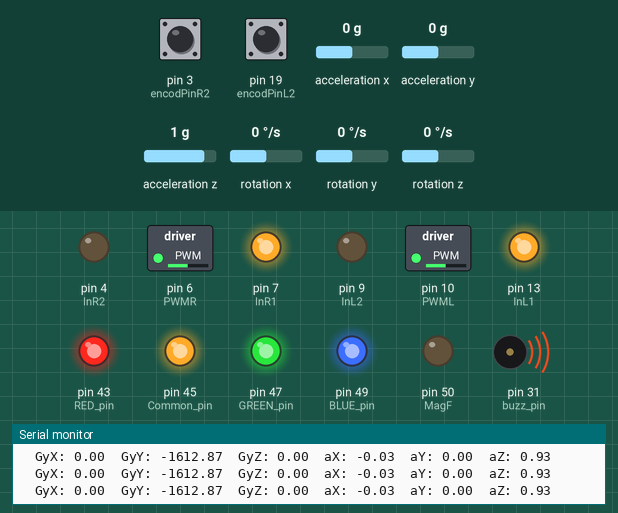
Simulated run of this sketch. Board: Arduino Mega 2560, built with avr-gcc and run on an emulated ATmega2560. On the bench: switched loads named in the sketch (green lamp = pin HIGH), output pins drawn as LEDs (lit = HIGH), buzzer (waves = sounding, pin HIGH), the last lines printed to the serial monitor. Wiring (inferred from the names in the program): MPU-6050 motion sensor at I2C address 0x68. Inputs (shaded band) come from the test bench; at power-on: acceleration z 1 g, acceleration x 0 g, pin 3 (encodPinR2) HIGH, pin 19 (encodPinL2) HIGH, acceleration y 0 g, rotation x 0 °/s, rotation y 0 °/s, rotation z 0 °/s.

Above: at 1.2 s.
1.3 s: acceleration z set to 0.8 g
At 4.02 s:
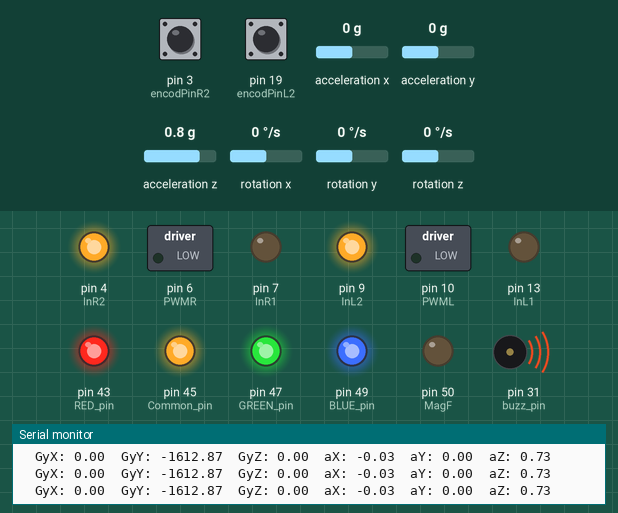
4.3 s: acceleration x set to 0.8 g
At 4.43 s:
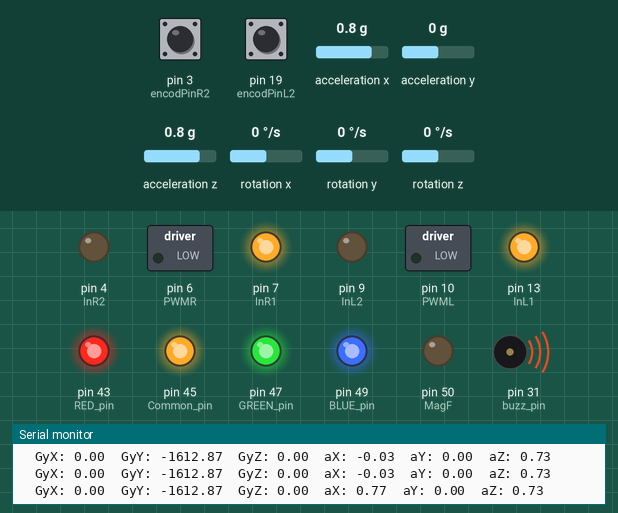
6.0 s: acceleration x set to -1.4 g
At 8.0 s:
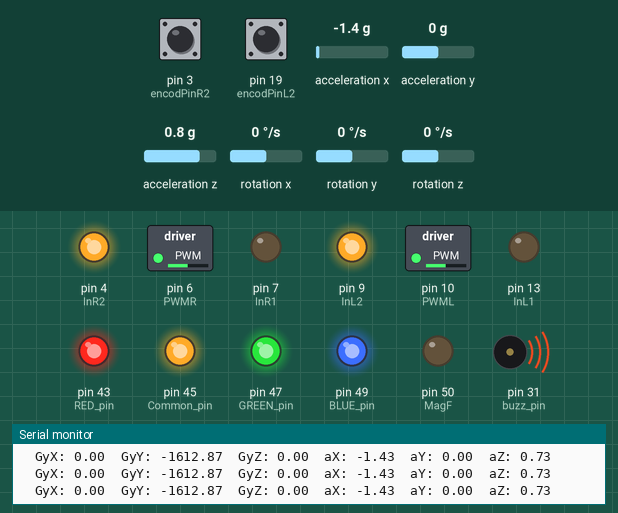
Timing chart, 0 to 9.5 s (numbered marks = the images above; inputs shaded):
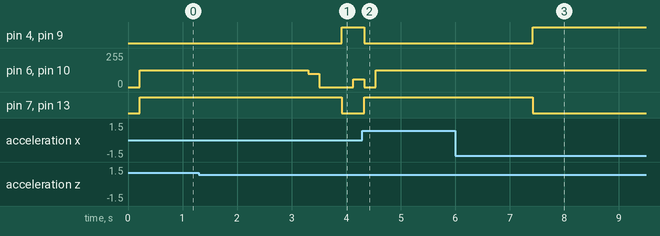

The sketch:

saturday.ino.ino
```cpp
//#include <Arduino.h>
//#include <SoftwareSerial.h>

#include <avr/io.h>
#include <avr/interrupt.h>
#include "I2Cdev.h"
//#include "MPU6050.h"
#if I2CDEV_IMPLEMENTATION == I2CDEV_ARDUINO_WIRE
    #include "Wire.h"
#endif
#ifdef abs
#undef abs
#endif

#define abs(x) ((x)>0?(x):-(x))
#define PI 3.1415926535897932384626433832795
const int MPU = 0x68; // MPU6050 I2C address
//MPU6050 accelgyro;

volatile int tot_overflow;
volatile int timer1Flag = 0;
//const int pinA =  3;

float init_time;
float dt2=20;
//#define rxPin 0
//#define txPin 1
float ax, ay, az;
float gx, gy, gz;
float yax, yay, yaz, ygx, ygy, ygz;
int f_cut = 5;
int n = 1;
float gxPrevious,gyPrevious,gzPrevious;
float ygx_prev, ygy_prev , ygz_prev , yax_prev ,yay_prev ,yaz_prev;
float roll,roll_prev,pitch,pitch_prev,yaw,omega;
float prev_lqr_torque,lqr_torque,torque;
float I_b = 0.0048167;
float x,x_dot,prev_x;
float theta,theta_dot,prev_theta;


//float k1=40.2370,  k2= 50.6292,k3=  -2000.5476,k4=   -50.7686;
//float k1=0.2370,  k2= -0.6292,  k3=  -900.00,  k4=   -0.0;
 //1.00000     0.51360  -105.28663    -7.34284
//float k1=-1.00000, k2=5.58,k3 = -15,k4= - 80.42088;
//float k1 = 31.623,   k2= 36.828, k3= -271.756,k4 =  -33.752;
//float k1 = 100.00, k2 =   109.09, k3= -1160.62,k4 =   -317.17;
//float k1 = 31.6228,k2=    12.8456,k3=  -134.2097,k4=    -8.2903;
//float k1 = 0.67316,k2=   -3.71111,k3=  -15.26510,k4=   -1.27307;
//float k1 = 0.086452,k2 = -1.228377,k3 =  -5.584156,k4=  -0.419026;
//float k1 = 0.25660,k2 = 1.66943,k3 = -6.05484,k4 = -0.55911;
//float k1 = 0.18126,k2 = -1.69480,k3 = -6.15988,k4 = -0.56176;
//float k1 =0.18126,k2 =-1.6948,k3 =-6.1599,k4 =-0.56176;
//float k1 =0.18287,k2 =-1.6138,k3 =-4.7406,k4 =-0.52045;
//float k1 =0.25887,k2 =-1.5836,k3 =-4.6478,k4 =-0.51804;
//float k1 =0.27322,k2 =0.1746,k3 =-4.2593,k4 =-0.00151;
//float k1 =0.27322,k2 =1.1746,k3 =-4.2593,k4 =-0.40151;
//float k1 =0.26943,k2 =1.2607,k3 =-5.3147,k4 =-0.43766;
float k1 =1,k2 =0.1129,k3 =-27,k4 =-1.5;
//float k1 =0.31623,k2 =0.079211,k3 =-5.8701,k4 =-0.48543;
//float k1 =1,k2 =0.57943,k3 =-6.8103,k4 =-1.0958;
float prev_time; //= millis();
float radius = 0.065/2.0, oneRevTicks = 270.0;
#define OUTPUT_READABLE_ACCELGYRO

//SoftwareSerial xbee =  SoftwareSerial(rxPin, txPin);


/*Team ID: 336
 * Team Members: Manish Dsilva, Amogh Zare, Pritam Mane, Kimaya Desai
 *
 */
 //Macros
#define MagF            50                     // electromagnet pin
#define buzz_pin        31                     // Buzzer pin
#define RED_pin         43                     //LED Pin
#define Common_pin      45                     //LED Pin
#define GREEN_pin       47                     //LED Pin
#define BLUE_pin        49                     //LED Pin
#define InL1            13                      // motor pin
#define PWML            10                      // PWM motor pin
#define InL2            9                       // motor pin
#define InR1            7                       // motor pin
#define PWMR            6                       // PWM motor pin
#define InR2            4                       // motor pin

//Global Variables
int received;
int analogX;
int analogY;

#define encodPinR1      2                       // encoder A pin
#define encodPinR2      3                       // encoder B pin
#define encodPinL1      18                       // encoder A pin
#define encodPinL2      19                       // encoder B pin

#define LOOPTIME        100                     // PID loop time
#define FORWARD         1                       // direction of rotation
#define BACKWARD        2                       // direction of rotation
#define RIGHTWARD       3                       // direction of rotation
#define LEFTWARD        4                       // direction of rotation

unsigned long lastMilli = 0;                    // loop timing
unsigned long lastMilliPrint = 0;               // loop timing
volatile int count_r = 0;                                 // right rotation counter
volatile int countInit_r;
volatile int count_l = 0;                                 // left rotation counter
volatile int countInit_l;
volatile int tickNumber = 0;
volatile boolean run_r = false;                                     // motor moves
volatile boolean run_l = false;


/*
 * motor_init(): To initialize motor pins
 * MAG_init(): To initialize Electromagnet Pins
 * LED_init(): To initialize the LED pins
 * BUZZ_init(): Buzzer initialization
 */
void setup() {
 Serial.begin(9600);
 motor_init();
 MAG_init();
 LED_init();
 BUZZ_init();
 accel_init();
 timer1_init();

 //pinMode(rxPin, INPUT);
 //pinMode(txPin, OUTPUT);
 //xbee.begin(19200);

}

void timer1_init()
{
    // set up timer with prescaler = 8
    TCCR1B |= (1 << CS11);
    //TCNT1 = 45536; //10ms
    TCNT1 = 51536; //7ms
    // TCNT1H = 0xC9;
    // TCNT1L = 0x50;
    // enable overflow interrupt
    TIMSK1 |= (1 << TOIE1);
    sei();
    tot_overflow = 0;
}

/*
 * Input: None
 * Output: None
 * Description: accelerometer Initialization
 * parameters: None
 */
void accel_init()
{
    //#if I2CDEV_IMPLEMENTATION == I2CDEV_ARDUINO_WIRE
    //Wire.begin();
    //#elif I2CDEV_IMPLEMENTATION == I2CDEV_BUILTIN_FASTWIRE
    //    Fastwire::setup(400, true);
    //#endif
   // Wire.beginTransmission(MPU);       // Start communication with MPU6050 // MPU=0x68
  //  Wire.write(0x6B);                  // Talk to the register 6B
   // Wire.write(0x00);                  // Make reset - place a 0 into the 6B register
    //Wire.write(0x1F);                  //register for gy;
    //Wire.write(0x05);
   // Wire.endTransmission(true);        //end the transmission

   // Wire.setClock(400000UL);
   // delay(100);


    // initialize device
    //Serial.println("Initializing I2C devices...");
    //accelgyro.initialize();

    Wire.begin();                      // Initialize comunication
  Wire.beginTransmission(MPU);       // Start communication with MPU6050 // MPU=0x68
  Wire.write(0x6B);                  // Talk to the register 6B
  Wire.write(0x00);                  // Make reset - place a 0 into the 6B register
  //Wire.write(0x1F);                  //register for gy;
  //Wire.write(0x05);
  Wire.endTransmission(true);        //end the transmission

}

void LED_init(){
    pinMode(RED_pin, OUTPUT);
    pinMode(Common_pin, OUTPUT);
    pinMode(GREEN_pin, OUTPUT);
    pinMode(BLUE_pin, OUTPUT);

    digitalWrite(RED_pin, HIGH);
    digitalWrite(Common_pin, HIGH);
    digitalWrite(GREEN_pin, HIGH);
    digitalWrite(BLUE_pin, HIGH);
}

/*
 * Input: None
 * Output: None
 * Description: Buzzer Initialization
 * parameters: None
 */
void BUZZ_init(){
    pinMode(buzz_pin, OUTPUT);
    digitalWrite(buzz_pin, HIGH);
}

/*
 * Input: None
 * Output: None
 * Description: Motor Initialization
 * parameters: None
 */
void motor_init(void)
{
 pinMode(InR1, OUTPUT);
 pinMode(InR2, OUTPUT);
 pinMode(PWMR, OUTPUT);
 pinMode(InL1, OUTPUT);
 pinMode(InL2, OUTPUT);
 pinMode(PWML, OUTPUT);

 pinMode(encodPinR1, INPUT);
 pinMode(encodPinR2, INPUT);
 pinMode(encodPinL1, INPUT);
 pinMode(encodPinL2, INPUT);

 digitalWrite(encodPinR1, HIGH);                      // turn on pullup resistor
 digitalWrite(encodPinR2, HIGH);
 digitalWrite(encodPinL1, HIGH);                      // turn on pullup resistor
 digitalWrite(encodPinL2, HIGH);

 attachInterrupt(1, rencoder, RISING);               // arduino pin 3
 attachInterrupt(4, lencoder, RISING);               // arduino pin 21
}

void moveMotor(int direction, int PWM_val, long tick)
{
 count_r = 0;
 count_l = 0;
 countInit_r = count_r;    // abs(count)
 countInit_l = count_l;
 tickNumber = tick;
 if(direction==FORWARD)
 {
  motorForward_R(PWM_val);
  motorForward_L(PWM_val);
 }
 else if(direction==BACKWARD)
 {
  //Serial.println("Backward");
  motorBackward_R(PWM_val);
  motorBackward_L(PWM_val);
 }
 else if(direction==RIGHTWARD)
 {
  motorForward_R(PWM_val);
  motorBackward_L(PWM_val);
 }
 else if(direction==LEFTWARD)
 {
  motorBackward_R(PWM_val);
  motorForward_L(PWM_val);
 }

}

void rencoder()
{                                    // pulse and direction, direct port reading to save cycles
 if(digitalRead(encodPinR1)==HIGH)   count_r ++;  //motors forward ticks++
 else if (digitalRead(encodPinR2)==HIGH)   count_r --; //motors backward ticks--
 if(run_r)
   if((abs(abs(count_r)-abs(countInit_r))) >= tickNumber)      motorBrake_R();
}

void lencoder()
{                                    // pulse and direction, direct port reading to save cycles
 if(digitalRead(encodPinL1)==HIGH)   count_l ++;  //motors forward ticks++
 else if (digitalRead(encodPinL2)==HIGH)   count_l --; //motors backward ticks--
 if(run_l)
   if((abs(abs(count_l)-abs(countInit_l))) >= tickNumber)      motorBrake_L();
}


void motorForward_L(int PWM_val)
{
    analogWrite(PWML, PWM_val);
    digitalWrite(InL1, LOW);
    digitalWrite(InL2, HIGH);
}

/*
 * Input: None
 * Output: None
 * Description: Forward Motion of Right Motor
 * parameters: PWM value
 */
void motorForward_R(int PWM_val)
{
    analogWrite(PWMR, PWM_val);
    digitalWrite(InR1, LOW);
    digitalWrite(InR2, HIGH);

}


/*
 * Input: None
 * Output: None
 * Description: Backward Motion of Left Motor
 * parameters: PWM value
 */
void motorBackward_L(int PWM_val)
{
    analogWrite(PWML, PWM_val);
    digitalWrite(InL1, HIGH);
    digitalWrite(InL2, LOW);
}


/*
 * Input: None
 * Output: None
 * Description: Backward Motion of Right Motor
 * parameters: PWM value
 */
void motorBackward_R(int PWM_val)
{
    analogWrite(PWMR, PWM_val);
    digitalWrite(InR1, HIGH);
    digitalWrite(InR2, LOW);
}


void motorBrake()  {
 analogWrite(PWMR, 0);
 analogWrite(PWML, 0);
 digitalWrite(InR1, HIGH);
 digitalWrite(InR2, HIGH);
 digitalWrite(InL1, HIGH);
 digitalWrite(InL2, HIGH);
 run_r = false;
 run_l = false;
}

void motorBrake_R()
{
 analogWrite(PWMR, 0);
 digitalWrite(InR1, HIGH);
 digitalWrite(InR2, HIGH);
 run_r = false;
}

void motorBrake_L()
{
 analogWrite(PWML, 0);
 digitalWrite(InL1, HIGH);
 digitalWrite(InL2, HIGH);
 run_l = false;
}

/*
 * Input: None
 * Output: None
 * Description: Electromagnet Initialization
 * parameters: None
 */
void MAG_init(void)
{
    pinMode(MagF, OUTPUT);
    digitalWrite(MagF, LOW);
}

/*
 * Input: None
 * Output: None
 * Description: Magnet Pickup
 * parameters: None
 */
void MagPick(void)
{
    digitalWrite(MagF, HIGH);
}

/*
 * Input: None
 * Output: None
 * Description: Magnet Drop
 * parameters: None
 */
void MagDrop(void)
{
    digitalWrite(MagF, LOW);
}


void lowpassfilter(float ax,float ay,float az,int16_t n,int16_t f_cut)
{
  float dT = 0.01;  //time in seconds
  float Tau= 1/(2*3.1457*f_cut);                   //f_cut = 5
  float alpha = Tau/(Tau+dT);                //do not change this line

  if(n == 1)
  {
    yax = (1-alpha)*ax ;
    yay = (1-alpha)*ay ;
    yaz = (1-alpha)*az ;
  }
  else
  {
    yax = (1-alpha)*ax + alpha*yax_prev;
    yay = (1-alpha)*ay + alpha*yay_prev;
    yaz = (1-alpha)*az + alpha*yaz_prev;
  }
  yax_prev = yax;
  yay_prev = yay;
  yaz_prev = yaz;

}

void highpassfilter(float gx,float gy,float gz,int16_t n,int16_t f_cut)
{

  float dT = 0.01;  //time in seconds
  float Tau= 1/(2*3.1457*f_cut);                   //f_cut = 5
  float alpha = Tau/(Tau+dT);                //do not change this line

  if(n == 1)
  {
    ygx = (1-alpha)*gx ;
    ygy = (1-alpha)*gy ;
    ygz = (1-alpha)*gz ;

  }
  else
  {
    ygx = (1-alpha)*ygx_prev + (1-alpha)*(gx - gxPrevious);
    ygy = (1-alpha)*ygy_prev + (1-alpha)*(gy - gyPrevious);
    ygz = (1-alpha)*ygz_prev + (1-alpha)*(gz - gzPrevious);
  }
  gxPrevious = gx;
  gyPrevious = gy;
  gzPrevious = gz;

  ygx_prev = ygx;
  ygy_prev = ygy;
  ygz_prev = ygz;

}

void comp_filter_pitch(float ax,float ay,float az,float gx,float gy,float gz)
{
  float alpha = 0.03;
  float dt = 0.01;

  if (n==1)
  {
    pitch = (1-alpha)*((-1)*gx*dt) + alpha*(atan(ay/abs(az))*180/PI);
  }
  else
  {
    pitch = (1-alpha)*(pitch_prev - (gx*dt)) + alpha*(atan(ay/abs(az))*180/PI);
  }
  pitch_prev=pitch;
}

void comp_filter_roll(float ax,float ay,float az,float gx,float gy,float gz)
{
  float alpha = 0.03;
  float dt = 0.01;

  if (n==1)
  {
    roll = (1-alpha)*((-1)*gy*dt) + alpha*(atan2(ax,abs(az))*180/PI);
  }
  else
  {
    roll = (1-alpha)*(roll_prev - (gy*dt)) + alpha*(atan2(ax,abs(az))*180/PI);
  }
  roll_prev=roll;
}
void motorControl(int torque)
{
 //torque between 0-255
 if (torque >= 0)
 { // drive motors forward

 torque = abs(torque);
 if(torque<60)
  torque = 0;
 motorForward_R(torque);
 motorForward_L(torque);
}
 else{
 // drive motors backward

 torque = abs(torque);
 if(torque<60)
  torque = 0;
 motorBackward_R(torque);
 motorBackward_L(torque);
 }
}

ISR(TIMER1_OVF_vect)
{
 // TCNT1 = 45536;  //10ms
  TCNT1 = 51536; //7ms
 // TCNT1H = 0xC9;
 // TCNT1L = 0x50;
  timer1Flag=1;
   //tot_overflow++;


    /*if (tot_overflow >= 1000 ) // NOTE: '>=' used instead of '=='
    {
        //flag=1;
        digitalWrite(3,LOW);
        //tot_overflow = 0;   // reset overflow counter
    }*/
}

void  readTiltAngle()
{

  //MPU
  //accelgyro.getMotion6(&ax, &ay, &az, &gx, &gy, &gz);
  accelGyro();
  //Serial.println(accelgyro.getRate());
  lowpassfilter(ax,ay,az,n,f_cut);
  highpassfilter(gx,gy,gz,n,f_cut);
  comp_filter_pitch(yax,yay,yaz,ygx,ygy,ygz);
  comp_filter_roll(yax,yay,yaz,ygx,ygy,ygz);
  //MPU ENDS

}

void lqrControl()
{
  //STATE VARIABLES

  theta = (roll-2);
  //theta_dot = (theta-prev_theta)/dt2;
  theta_dot = (theta-prev_theta);
  if(n%10 == 0)
    {x = ((count_r)*2*PI*radius)/270.0; //displacement
    x_dot = (x - prev_x);
    countInit_r = count_r;
    }
  //STATE VARIABLES ENDS
  //Serial.println(theta);


  //PID
  int pid_torque = 50*theta
  +0*(theta-prev_theta);//+ 20*x+0*(x-prev_x); //50 450 //20-20 good
  //Serial.println(50*theta+10*(theta-prev_theta));
  pid_torque = constrain(pid_torque, -150, 150);
  //PID ENDS

  //Serial.print(30*theta);Serial.print("\t");Serial.println(10*theta-prev_theta);
  lqr_torque =  ((x*k1)+(x_dot*k2)+(theta*k3/57.0)+(theta_dot*k4/57.0))*30*(150/7);

  lqr_torque = constrain(lqr_torque, -125, 125); //
  //Serial.print(x);Serial.print("\t");Serial.println(theta);

  //Serial.print(x*k1);Serial.print("\t");Serial.print(x_dot*k2);Serial.print("\t");Serial.print(theta*k3/57.0);Serial.print("\t");Serial.println(-theta_dot*k4/57.0);
  //PREVIOUS STATE VARIABLES
  prev_theta = theta;
  prev_x = x;
  //PREVIOUS STATE VARIABLES ENDS

  //Serial.print(abs(lqr_torque)); Serial.println();
  //Serial.println(constrain(pid_torque,-100,100));

  //Serial.println(theta);
  //Serial.println(theta_dot);

  //prev_lqr_torque = lqr_torque;
  //Serial.println(x_dot);
  motorControl(lqr_torque);
  /*
  else if(yax>yaxUpperThreshold)
  {
    //Serial.print("Falling Backward");
    motorControl(-abs(lqr_torque));
  }
  else if(yax<yaxLowerThreshold)
  {
    //Serial.print("Falling Forward");Serial.print("\t");
    motorControl(abs(lqr_torque));
  }
  */
}

void zigbeeControl()
{

  //Serial.println();

  //Accept only if characters are 18 or more

  if(Serial.available()>=18)
  {
    //0x7E is the first byte of Xbee frame
    //Accept data starting with 0X7E
    if(Serial.read()==0x7E)
    {

      //Ignore the first 11 bytes of data
      for(int i=1 ; i < 11 ; i++)
      {
        byte discardByte = Serial.read();
      }

      //Accept the data from the 11th byte to 16th byte
      byte digitalMSB = Serial.read();
      byte digitalLSB = Serial.read();
      byte analogMSB1 = Serial.read();
      byte analogLSB1 = Serial.read();
      byte analogMSB2 = Serial.read();
      byte analogLSB2 = Serial.read();

      //Combining LSB and MSB by left shifting the MSB and adding it to the LSB
      int analogX = analogLSB1+ analogMSB1*256;
      int analogY = analogLSB2+ analogMSB2*256;

      //Serial.print(analogX);
      //Serial.print("\t");
      //Serial.println(analogY);

      int else_flag = 0;

      //Turn On the LED if the digitalMSB value is 0x01
      if(digitalMSB == 0x01) //led switch
      {
        digitalWrite(RED_pin, LOW);
        digitalWrite(GREEN_pin, HIGH);
        digitalWrite(BLUE_pin, HIGH);
        digitalWrite(MagF, LOW);
        digitalWrite(buzz_pin, HIGH);
        else_flag = 1;
      }

      //Turn On the Magnet if the digitalLSB value is 0x04
      if(digitalLSB == 0x04) //magnet switch
      {
        digitalWrite(MagF, HIGH);
        digitalWrite(buzz_pin, HIGH);
        digitalWrite(RED_pin, HIGH);
        digitalWrite(GREEN_pin, HIGH);
        digitalWrite(BLUE_pin, HIGH);
        else_flag = 1;
      }

      //Turn On the Buzzer if the digitalLSB value is 0x08
      else if(digitalLSB == 0x08) //buzzer switch
      {
        digitalWrite(buzz_pin, LOW);
        digitalWrite(MagF, LOW);
        digitalWrite(RED_pin, HIGH);
        digitalWrite(GREEN_pin, HIGH);
        digitalWrite(BLUE_pin, HIGH);
        else_flag = 1;
      }

      //Turn On the Magnet and Buzzer if the digitalLSB value is 0x0C
      else if(digitalLSB == 0x0C) //magnet and buzzer both
      {
        digitalWrite(MagF, HIGH);
        digitalWrite(buzz_pin, LOW);
        digitalWrite(RED_pin, HIGH);
        digitalWrite(GREEN_pin, HIGH);
        digitalWrite(BLUE_pin, HIGH);
        else_flag = 1;
      }

      //Turn off everything
      else if(else_flag == 0)
      {
        digitalWrite(RED_pin, HIGH);
        digitalWrite(GREEN_pin, HIGH);
        digitalWrite(BLUE_pin, HIGH);
        digitalWrite(MagF, LOW);
        digitalWrite(buzz_pin, HIGH);
      }

      //No Motion
      //Serial.print(analogX);Serial.print("\t");Serial.println(analogY);
      if((analogX > 1023) || (analogY > 1023 ))
        int a;

      //Both Wheels Forward
      else if((analogX > 900)  && (400 < analogY) && (analogY <800 ))
      {
        Serial.println("Both Wheels Forward");
        moveMotor(FORWARD,  200, 3*2);
      }

      //Both Wheels Backward
      else if((analogX > 900) && (analogY < 300) )
      {
        Serial.print("LSB ");
        Serial.println(digitalLSB);
        Serial.println(digitalMSB);
        moveMotor(BACKWARD,  200, 3*2);
      }

      //Left Wheel Backward, Right Wheel Forward
      else if((400< analogX)&&(analogX <800 )&& (analogY > 900) )
      {
        Serial.println("left wheel Backward, right wheel Forward");
        moveMotor(RIGHTWARD,  200, 3*2);
      }

      //Left Wheel Forward, Right Wheel Backward
      else if((analogX < 300) && (analogY > 900))
      {
        Serial.println("left wheel Forward, right wheel Backward");
        moveMotor(LEFTWARD,  200, 3*2);
      }

      else
      {
        motorBrake();
      }

    }
  }
}
void loop()
{
  if(timer1Flag==1)
  {
    readTiltAngle();

    lqrControl();

   // zigbeeControl();
    timer1Flag=0;
  }


  //Serial.println(dt2*1000);
  //delay(7);
  n++;


}
void accelGyro()
{
  Wire.beginTransmission(MPU);
  Wire.write(0x3B); // Start with register 0x3B (ACCEL_XOUT_H)
  Wire.endTransmission(false);
  Wire.requestFrom(MPU, 6, true); // Read 6 registers total, each axis value is stored in 2 registers
  //For a range of +-2g, we need to divide the raw values by 16384, according to the datasheet
  ax = (Wire.read() << 8 | Wire.read())/ 16384.0; // X-axis value
  ay = (Wire.read() << 8 | Wire.read())/ 16384.0; // Y-axis value
  az = (Wire.read() << 8 | Wire.read())/ 16384.0; // Z-axis value

  Wire.beginTransmission(MPU);
  Wire.write(0x43); // Gyro data first register address 0x43
  Wire.endTransmission(false);
  Wire.requestFrom(MPU, 6, true);

  gx = (Wire.read() << 8 | Wire.read()) ; // For a 250deg/s range we have to divide first the raw value by 131.0, according to the datasheet
  gy = (Wire.read() << 8 | Wire.read()) ;
  gz = (Wire.read() << 8 | Wire.read()) ;
  gy-=5.40*131*2.28;

  ax=ax-0.03;
  ay=ay+0.005;
  az=az-0.07;

  Serial.print("\tGyX: ");
  Serial.print(gx);
  Serial.print("\tGyY: ");
  Serial.print(gy);
  Serial.print("\tGyZ: ");
  Serial.print(gz);

  Serial.print("\taX: ");
  Serial.print(ax);
  Serial.print("\taY: ");
  Serial.print(ay);
  Serial.print("\taZ: ");
  Serial.println(az);
  //Serial.println(gy);

}
```

Measured:
- after the input at 4.3 s, pin 4 (InR2), pin 9 (InL2): HIGH → LOW at once; pin 7 (InR1), pin 13 (InL1): LOW → HIGH at once
- after the input at 6.0 s, pin 4 (InR2), pin 9 (InL2): LOW → HIGH after 1.4 s; pin 7 (InR1), pin 13 (InL1): HIGH → LOW after 1.4 s
